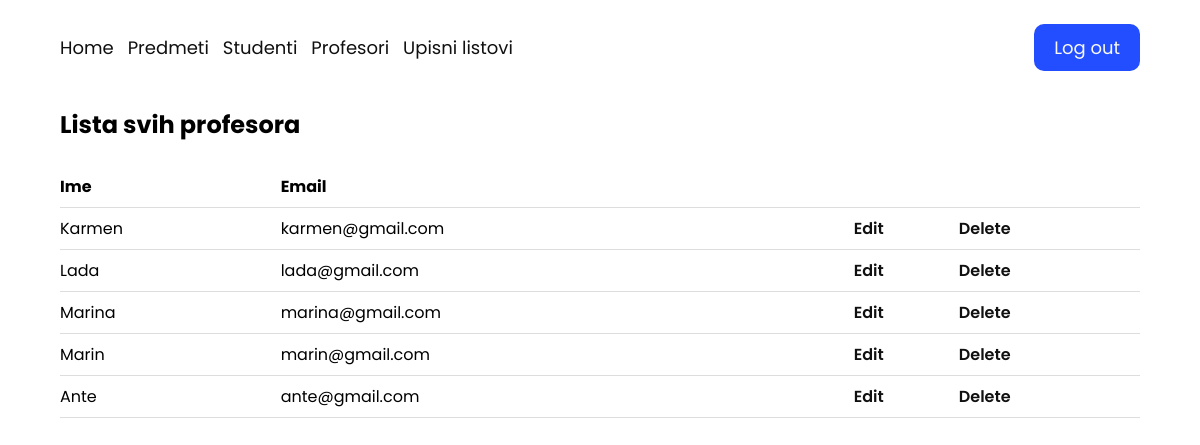
The page /admin_page/professor/ (signed in) on the database its author committed.
### base/models.py (models this page shows, shortened)
class Korisnik(AbstractUser):
    ROLES = (('prof', 'profesor'), ('stu', 'student'),('adm', 'admin'))
    STATUS = (('none', 'None'), ('izv', 'izvanredni student'), ('red', 'redovni student'))
    email = models.EmailField(unique=True)
    role = models.CharField(max_length=50,choices=ROLES,default='stu')
    status = models.CharField(blank=True,max_length=50,choices=STATUS,default='red')
    class Meta:
        verbose_name_plural = 'Korisnici'

### base/decorators.py (the view)
        def wrapper_func(request, *args, **kwargs):
            group = None
            if request.user.role == 'adm':
                group = 'admin'
            elif request.user.role == 'prof':
                group = 'professor'
            else:
                group = 'student'
            if group in allowed_roles:
                return view_funct(request, *args, **kwargs)
            else:
                return HttpResponse('<h2>You are not authorized</h2>')

### base/auth.py (called while the page is built)
    def get_user(self, user_id):
        UserModel = get_user_model()
        try:
            return UserModel.objects.get(pk=user_id)
        except UserModel.DoesNotExist:
            return None

### base/views.py (called while the page is built)
@login_required(login_url='/login/')
@allowed_users(allowed_roles=['admin'])
def professor(request):
    professors = Korisnik.objects.filter(role='prof')
    return render(request, 'base/admin/professor/professor.html',{
        'professors':professors
    })

### base/templates/base/admin/professor/professor.html
{% extends 'main.html' %}
{% block content %}
<main>
    <h2 class="naslov">Lista svih profesora</h2>
    <table>
        <tr>
            <th>Ime</th>
            <th>Email</th>
            <th></th>
            <th></th>
        </tr>
        {% for professor in professors %}
        <tr>
            <td>{{professor.username}}</td>
            <td>{{professor.email}}</td>
            <td><a href="{% url 'admin_professor_update' professor.id %}">Edit</a></td>
            <td><a href="{% url 'admin_professor_delete' professor.id %}">Delete</a></td>
        </tr>
        {% endfor %}
    </table>
</main>
{% endblock content %}

### static/css/style.css (style rules this page uses)
* { margin: 0; padding: 0; box-sizing: border-box; }
body { font-family: "Poppins", sans-serif; }
main { display: flex; flex-direction: column; }
.naslov { margin: 12px 0 24px; }
table { font-family: "Poppins", sans-serif; border-collapse: collapse; width: 100%; }
td, th { border-bottom: 1px solid #dddddd; text-align: left; padding: 8px 0; }
th a, td a { text-decoration: none; color: #101010; font-weight: 600; }

### rows shown on the page
Korisnik: username "Karmen", email "karmen@gmail.com"
Korisnik: username "Lada", email "lada@gmail.com"
Korisnik: username "Marina", email "marina@gmail.com"
Korisnik: username "Marin", email "marin@gmail.com"
Korisnik: username "Ante", email "ante@gmail.com"
